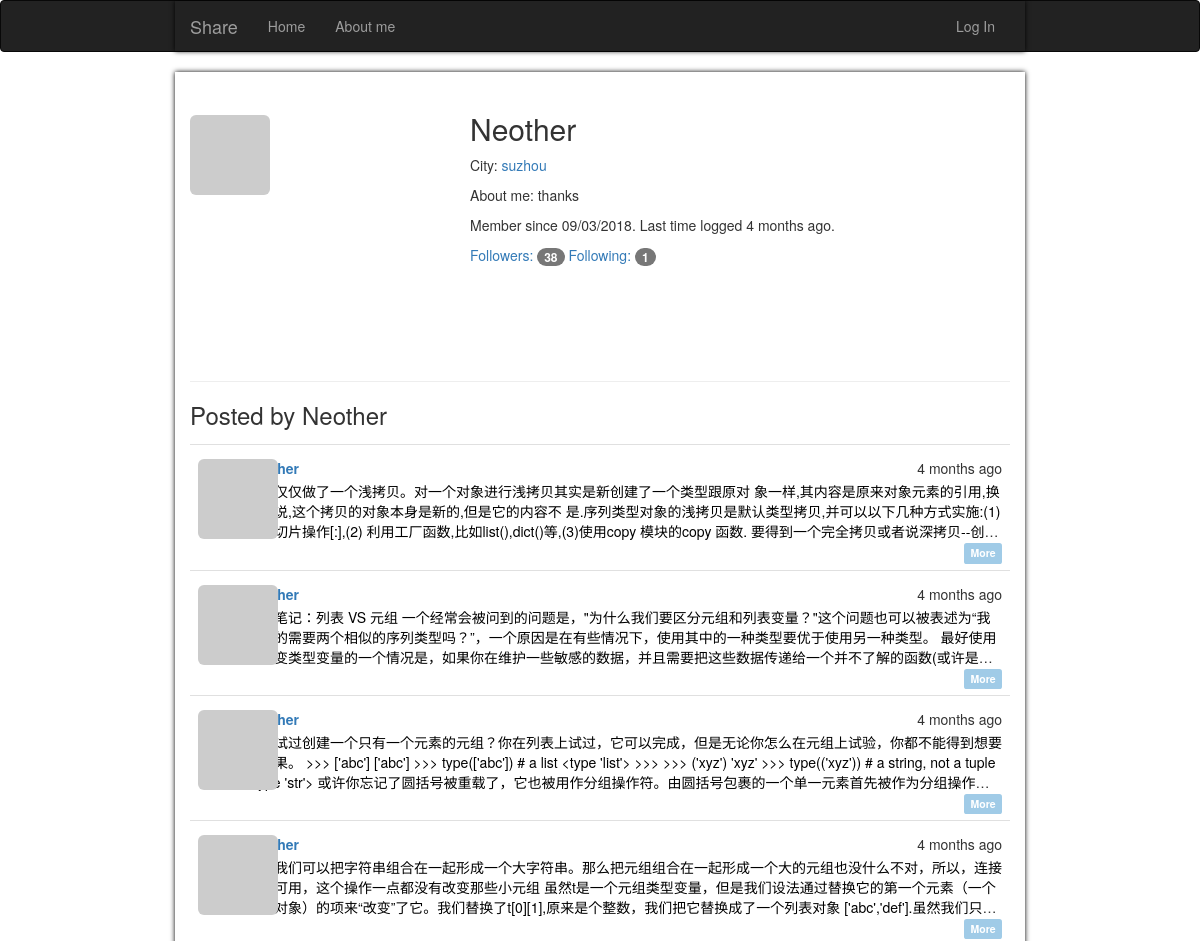
Page /user/Neother (upper part) on the earlier database version.
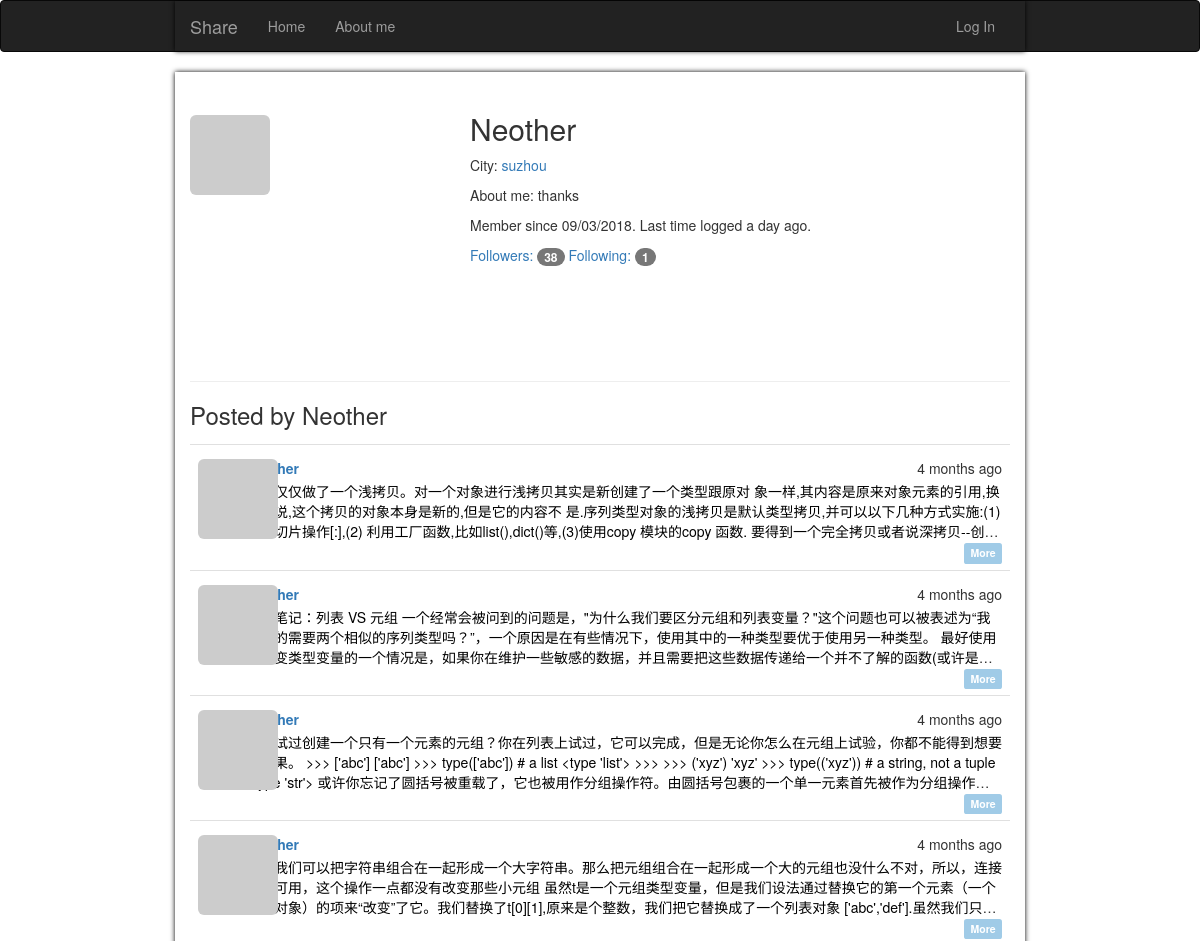
Same page on the later database version.
### app/models.py (models this page shows, shortened)
class User(UserMixin, db.Model):
    __tablename__ = 'users'
    id = db.Column(db.Integer, primary_key=True)
    email = db.Column(db.String(64), unique=True, index=True)
    username = db.Column(db.String(64), unique=True, index=True)
    password_hash = db.Column(db.String(128))
    role_id = db.Column(db.Integer, db.ForeignKey('roles.id'))
    confirmed = db.Column(db.Boolean, default=False)
    showaboutme = db.Column(db.Boolean, default=False)
    location = db.Column(db.String(64))
    about_me = db.Column(db.Text())
    member_since = db.Column(db.DateTime(), default=datetime.utcnow)
    last_seen = db.Column(db.DateTime(), default=datetime.utcnow)
    avatar_hash = db.Column(db.String(32))
    posts = db.relationship('Post', backref='author',
                            lazy='dynamic', cascade='all, delete-orphan')
    comments = db.relationship('Comment', backref='author', lazy='dynamic')
    followed = db.relationship('Follow', foreign_keys=[Follow.follower_id], backref=db.backref(
        'follower', lazy='joined'), lazy='dynamic', cascade='all, delete-orphan')
    followers = db.relationship('Follow', foreign_keys=[Follow.followed_id], backref=db.backref(
        'followed', lazy='joined'), lazy='dynamic', cascade='all, delete-orphan')
    @property
    def password(self):
        raise AttributeError('password is not a readable attribute')
    def gravatar_hash(self):
        return hashlib.md5(self.email.lower().encode('utf-8')).hexdigest()
    def gravatar(self, size=100, default='identicon', rating='g'):
        url = 'https://secure.gravatar.com/avatar'
        hash = self.avatar_hash or self.gravatar_hash()
        return '{url}/{hash}?s={size}&d={default}&r={rating}'.format(
            url=url, hash=hash, size=size, default=default, rating=rating)

### app/main/views.py (the view)
@main.route('/user/<username>')
def user(username):
    user = User.query.filter_by(username=username).first_or_404()
    page = request.args.get('page', 1, type=int)
    pagination = user.posts.order_by(Post.timestamp.desc()).paginate(
        page, per_page=current_app.config['FLASKY_POSTS_PER_PAGE'],
        error_out=False)
    posts = pagination.items
    return render_template('user.html', user=user, posts=posts, pagination=pagination)

### app/auth/views.py (called while the page is built)
@auth.before_app_request
def before_request():
    if current_user.is_authenticated:
        current_user.ping()
        if not current_user.confirmed \
                and request.blueprint != 'auth' \
                and request.endpoint != 'static':
            return redirect(url_for('auth.unconfirmed'))

### app/main/__init__.py (called while the page is built)
@main.app_context_processor
def inject_permissions():
    return dict(Permission=Permission)

### app/models.py (called while the page is built)
    def can(self, permissions):
        return False

    def is_administrator(self):
        return False

### app/templates/user.html (shortened to what this page needs)
{% extends "base.html" %}
{% import "bootstrap/wtf.html" as wtf %}
{% import "_macros.html" as macros %}
{% block page_content %}
    <div class="page-header">
        <img class="img-rounded profile-thumbnail" src="{{ user.gravatar(size=230) }}">
        <div class="profile-header">
            <h2>{{ user.username }}</h2>
            {% if user.name or user.location %}
                <p>
                    {% if user.location %}
                        City: <a href="http://map.baidu.com/">{{ user.location }}</a><br>
                    {% endif %}
                </p>
            {% endif %}
            {% if user.about_me %}<p>About me: {{ user.about_me }}</p>{% endif %}
            <p>
                Member since {{ moment(user.member_since).format('L') }}.
                Last time logged {{ moment(user.last_seen).fromNow() }}.
            </p>
            <a href="{{ url_for('.followers', username=user.username) }}">
                Followers: <span class="badge">{{ user.followers.count() }}</span>
            </a>
            <a href="{{ url_for('.followed_by', username=user.username) }}">
                Following: <span class="badge">{{ user.followed.count() }}</span>
            </a>
        </div>
    </div>
    <h3>Posted by {{ user.username }}</h3>
    {% include '_topic.html' %}
{% endblock %}

Differences in the rows shown:
changed User "Neother": last_seen "4 months ago" → "a day ago"
